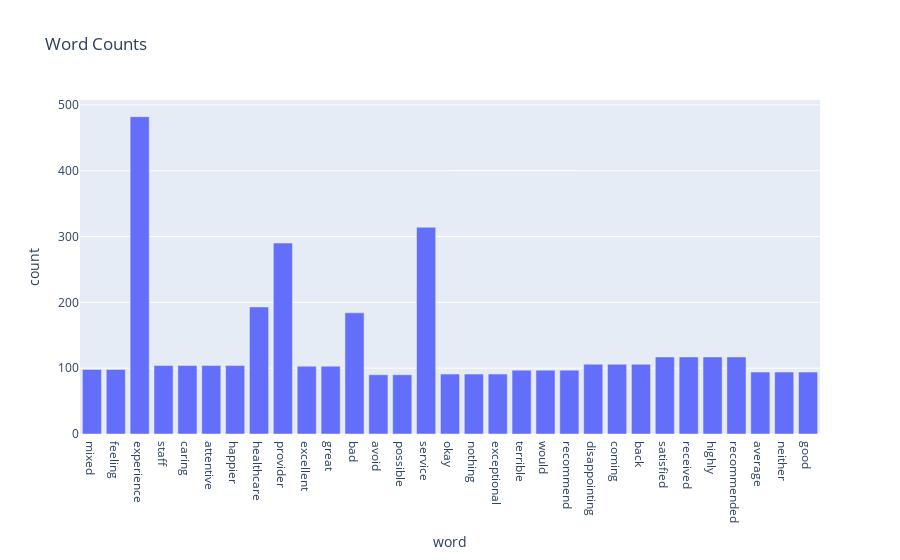

Here is the notebook cell this chart was saved with:
### Code cell
import plotly.express as px
from collections import Counter

# Assuming 'df' is your DataFrame and 'cleaned' column contains cleaned text
words = ' '.join(df_reset['Cleaned_Reviews']).split()
word_counts = Counter(words)

word_counts_df = pd.DataFrame.from_dict(word_counts, orient='index').reset_index()
word_counts_df.columns = ['word', 'count']

fig = px.bar(word_counts_df, x='word', y='count', title='Word Counts')
fig.show()

### Figure 1 — Plotly figure (JSON) as saved in the notebook; plotly's stock layout.template omitted (floating-point values rounded to 4 significant figures)
{"data": [{"alignmentgroup": "True", "hovertemplate": "word=%{x}<br>count=%{y}<extra></extra>", "legendgroup": "", "marker": {"color": "#636efa", "pattern": {"shape": ""}}, "name": "", "offsetgroup": "", "orientation": "v", "showlegend": false, "textposition": "auto", "type": "bar", "x": ["mixed", "feeling", "experience", "staff", "caring", "attentive", "happier", "healthcare", "provider", "excellent", "great", "bad", "avoid", "possible", "service", "okay", "nothing", "exceptional", "terrible", "would", "recommend", "disappointing", "coming", "back", "satisfied", "received", "highly", "recommended", "average", "neither", "good"], "xaxis": "x", "y": [98, 98, 482, 104, 104, 104, 104, 193, 290, 103, 103, 184, 90, 90, 314, 91, 91, 91, 97, 97, 97, 106, 106, 106, 117, 117, 117, 117, 94, 94, 94], "yaxis": "y"}], "layout": {"autosize": true, "barmode": "relative", "legend": {"tracegroupgap": 0}, "title": {"text": "Word Counts"}, "xaxis": {"anchor": "y", "autorange": true, "domain": [0, 1], "range": [-0.5, 30.5], "title": {"text": "word"}, "type": "category"}, "yaxis": {"anchor": "x", "autorange": true, "domain": [0, 1], "range": [0, 507.4], "title": {"text": "count"}, "type": "linear"}}}
